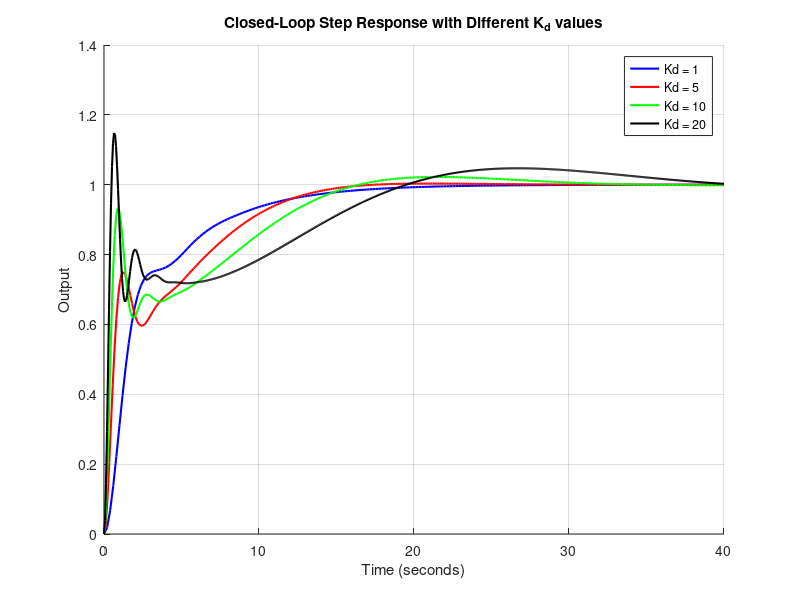

Recreate this plot in MATLAB.
% پارامترهای کنترلکننده PID ثابت
Kp = 2;
Ti = 3;

% محدوده مقادیر Kd برای بررسی
Kd_values = [1, 5, 10, 20];

% محاسبه Ki
Ki = Kp / Ti;

% تعریف تابع تبدیل سیستم باز
num = 1;
den = [1, 3, 4, 2];
G = tf(num, den);

% شبیهسازی برای مقادیر مختلف Kd
figure;
hold on;
colors = ['b', 'r', 'g', 'k']; % رنگهای مختلف برای نمودارها

for i = 1:length(Kd_values)
    Kd = Kd_values(i);

    % تعریف کنترلکننده PID برای هر Kd
    C = pid(Kp, Ki, Kd);

    % تشکیل تابع تبدیل حلقه بسته
    G_closed = feedback(series(C, G), 1);

    % شبیهسازی پاسخ پله
    [y, t] = step(G_closed, 40);

    % رسم پاسخ پله
    plot(t, y, colors(i), 'LineWidth', 1.5);
end

title('Closed-Loop Step Response with Different K_d values');
xlabel('Time (seconds)');
ylabel('Output');
legend('Kd = 1', 'Kd = 5', 'Kd = 10', 'Kd = 20');
grid on;
hold off;
